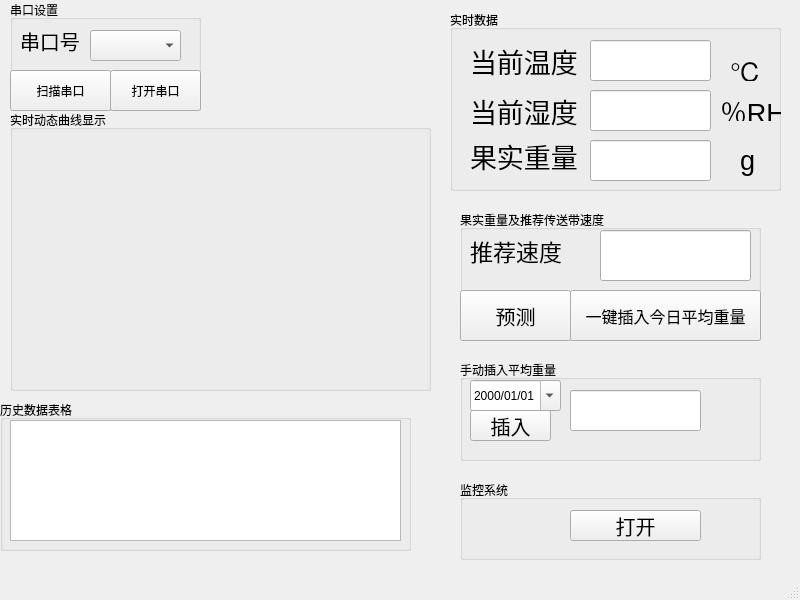
<?xml version="1.0" encoding="UTF-8"?>
<ui version="4.0">
 <class>MainWindow</class>
 <widget class="QMainWindow" name="MainWindow">
  <property name="geometry">
   <rect>
    <x>0</x>
    <y>0</y>
    <width>800</width>
    <height>600</height>
   </rect>
  </property>
  <property name="windowTitle">
   <string>MainWindow</string>
  </property>
  <widget class="QWidget" name="centralwidget">
   <widget class="QGroupBox" name="groupBox">
    <property name="geometry">
     <rect>
      <x>10</x>
      <y>0</y>
      <width>191</width>
      <height>111</height>
     </rect>
    </property>
    <property name="title">
     <string>串口设置</string>
    </property>
    <widget class="QPushButton" name="scanSerialBtn">
     <property name="geometry">
      <rect>
       <x>0</x>
       <y>70</y>
       <width>101</width>
       <height>41</height>
      </rect>
     </property>
     <property name="text">
      <string>扫描串口</string>
     </property>
    </widget>
    <widget class="QPushButton" name="openSerialBtn">
     <property name="geometry">
      <rect>
       <x>100</x>
       <y>70</y>
       <width>91</width>
       <height>41</height>
      </rect>
     </property>
     <property name="text">
      <string>打开串口</string>
     </property>
    </widget>
    <widget class="QComboBox" name="serialPortBox">
     <property name="geometry">
      <rect>
       <x>80</x>
       <y>30</y>
       <width>91</width>
       <height>31</height>
      </rect>
     </property>
    </widget>
    <widget class="QLabel" name="label">
     <property name="geometry">
      <rect>
       <x>10</x>
       <y>20</y>
       <width>61</width>
       <height>41</height>
      </rect>
     </property>
     <property name="font">
      <font>
       <pointsize>15</pointsize>
      </font>
     </property>
     <property name="text">
      <string>串口号：</string>
     </property>
    </widget>
   </widget>
   <widget class="QGroupBox" name="groupBox_2">
    <property name="geometry">
     <rect>
      <x>450</x>
      <y>10</y>
      <width>331</width>
      <height>181</height>
     </rect>
    </property>
    <property name="title">
     <string>实时数据</string>
    </property>
    <widget class="QLabel" name="label_Temp">
     <property name="geometry">
      <rect>
       <x>20</x>
       <y>30</y>
       <width>111</width>
       <height>41</height>
      </rect>
     </property>
     <property name="font">
      <font>
       <family>STZhongsong</family>
       <pointsize>20</pointsize>
      </font>
     </property>
     <property name="text">
      <string>当前温度</string>
     </property>
    </widget>
    <widget class="QLabel" name="label_Humi">
     <property name="geometry">
      <rect>
       <x>20</x>
       <y>80</y>
       <width>121</width>
       <height>41</height>
      </rect>
     </property>
     <property name="font">
      <font>
       <family>STZhongsong</family>
       <pointsize>20</pointsize>
      </font>
     </property>
     <property name="text">
      <string>当前湿度</string>
     </property>
    </widget>
    <widget class="QLineEdit" name="line_Temp">
     <property name="geometry">
      <rect>
       <x>140</x>
       <y>30</y>
       <width>121</width>
       <height>41</height>
      </rect>
     </property>
     <property name="font">
      <font>
       <pointsize>20</pointsize>
      </font>
     </property>
    </widget>
    <widget class="QLineEdit" name="line_Humi">
     <property name="geometry">
      <rect>
       <x>140</x>
       <y>80</y>
       <width>121</width>
       <height>41</height>
      </rect>
     </property>
     <property name="font">
      <font>
       <pointsize>20</pointsize>
      </font>
     </property>
    </widget>
    <widget class="QLineEdit" name="line_Weight">
     <property name="geometry">
      <rect>
       <x>140</x>
       <y>130</y>
       <width>121</width>
       <height>41</height>
      </rect>
     </property>
     <property name="font">
      <font>
       <pointsize>20</pointsize>
      </font>
     </property>
    </widget>
    <widget class="QLabel" name="label_2">
     <property name="geometry">
      <rect>
       <x>20</x>
       <y>130</y>
       <width>121</width>
       <height>31</height>
      </rect>
     </property>
     <property name="font">
      <font>
       <family>STZhongsong</family>
       <pointsize>20</pointsize>
      </font>
     </property>
     <property name="text">
      <string>果实重量</string>
     </property>
    </widget>
    <widget class="QLabel" name="label_3">
     <property name="geometry">
      <rect>
       <x>280</x>
       <y>50</y>
       <width>40</width>
       <height>21</height>
      </rect>
     </property>
     <property name="font">
      <font>
       <pointsize>20</pointsize>
      </font>
     </property>
     <property name="text">
      <string>℃</string>
     </property>
    </widget>
    <widget class="QLabel" name="label_4">
     <property name="geometry">
      <rect>
       <x>270</x>
       <y>90</y>
       <width>71</width>
       <height>21</height>
      </rect>
     </property>
     <property name="font">
      <font>
       <pointsize>20</pointsize>
      </font>
     </property>
     <property name="text">
      <string>％RH</string>
     </property>
    </widget>
    <widget class="QLabel" name="label_5">
     <property name="geometry">
      <rect>
       <x>290</x>
       <y>130</y>
       <width>51</width>
       <height>41</height>
      </rect>
     </property>
     <property name="font">
      <font>
       <pointsize>20</pointsize>
      </font>
     </property>
     <property name="text">
      <string>g</string>
     </property>
    </widget>
   </widget>
   <widget class="QGroupBox" name="groupBox_3">
    <property name="geometry">
     <rect>
      <x>10</x>
      <y>110</y>
      <width>421</width>
      <height>281</height>
     </rect>
    </property>
    <property name="title">
     <string>实时动态曲线显示</string>
    </property>
    <widget class="QCustomPlot" name="widget_plot" native="true">
     <property name="geometry">
      <rect>
       <x>10</x>
       <y>20</y>
       <width>391</width>
       <height>251</height>
      </rect>
     </property>
    </widget>
   </widget>
   <widget class="QGroupBox" name="groupBox_4">
    <property name="geometry">
     <rect>
      <x>0</x>
      <y>400</y>
      <width>411</width>
      <height>151</height>
     </rect>
    </property>
    <property name="title">
     <string>历史数据表格</string>
    </property>
    <widget class="QTableWidget" name="tableWidget">
     <property name="geometry">
      <rect>
       <x>10</x>
       <y>20</y>
       <width>391</width>
       <height>121</height>
      </rect>
     </property>
    </widget>
   </widget>
   <widget class="QGroupBox" name="groupBox_5">
    <property name="geometry">
     <rect>
      <x>460</x>
      <y>210</y>
      <width>301</width>
      <height>131</height>
     </rect>
    </property>
    <property name="title">
     <string>果实重量及推荐传送带速度</string>
    </property>
    <widget class="QPushButton" name="pushButton">
     <property name="geometry">
      <rect>
       <x>0</x>
       <y>80</y>
       <width>111</width>
       <height>51</height>
      </rect>
     </property>
     <property name="font">
      <font>
       <pointsize>15</pointsize>
      </font>
     </property>
     <property name="text">
      <string>预测</string>
     </property>
    </widget>
    <widget class="QLineEdit" name="lineEdit_speed">
     <property name="geometry">
      <rect>
       <x>140</x>
       <y>20</y>
       <width>151</width>
       <height>51</height>
      </rect>
     </property>
     <property name="font">
      <font>
       <pointsize>20</pointsize>
      </font>
     </property>
     <property name="text">
      <string>        </string>
     </property>
    </widget>
    <widget class="QLabel" name="label_6">
     <property name="geometry">
      <rect>
       <x>10</x>
       <y>20</y>
       <width>91</width>
       <height>41</height>
      </rect>
     </property>
     <property name="font">
      <font>
       <pointsize>17</pointsize>
      </font>
     </property>
     <property name="text">
      <string>推荐速度</string>
     </property>
    </widget>
    <widget class="QPushButton" name="addWeight">
     <property name="geometry">
      <rect>
       <x>110</x>
       <y>80</y>
       <width>191</width>
       <height>51</height>
      </rect>
     </property>
     <property name="font">
      <font>
       <pointsize>12</pointsize>
      </font>
     </property>
     <property name="text">
      <string>一键插入今日平均重量</string>
     </property>
    </widget>
   </widget>
   <widget class="QGroupBox" name="groupBox_6">
    <property name="geometry">
     <rect>
      <x>460</x>
      <y>360</y>
      <width>301</width>
      <height>101</height>
     </rect>
    </property>
    <property name="title">
     <string>手动插入平均重量</string>
    </property>
    <widget class="QDateEdit" name="dateEdit">
     <property name="geometry">
      <rect>
       <x>10</x>
       <y>20</y>
       <width>91</width>
       <height>31</height>
      </rect>
     </property>
     <property name="displayFormat">
      <string>yyyy/MM/dd</string>
     </property>
     <property name="calendarPopup">
      <bool>true</bool>
     </property>
    </widget>
    <widget class="QPushButton" name="avgweight">
     <property name="geometry">
      <rect>
       <x>10</x>
       <y>50</y>
       <width>81</width>
       <height>31</height>
      </rect>
     </property>
     <property name="font">
      <font>
       <pointsize>15</pointsize>
      </font>
     </property>
     <property name="text">
      <string>插入</string>
     </property>
    </widget>
    <widget class="QLineEdit" name="avg_editEdit">
     <property name="geometry">
      <rect>
       <x>110</x>
       <y>30</y>
       <width>131</width>
       <height>41</height>
      </rect>
     </property>
     <property name="text">
      <string/>
     </property>
    </widget>
   </widget>
   <widget class="QGroupBox" name="groupBox_7">
    <property name="geometry">
     <rect>
      <x>460</x>
      <y>480</y>
      <width>301</width>
      <height>80</height>
     </rect>
    </property>
    <property name="title">
     <string>监控系统</string>
    </property>
    <widget class="QPushButton" name="pushButton_2">
     <property name="geometry">
      <rect>
       <x>110</x>
       <y>30</y>
       <width>131</width>
       <height>31</height>
      </rect>
     </property>
     <property name="font">
      <font>
       <pointsize>15</pointsize>
      </font>
     </property>
     <property name="text">
      <string>打开</string>
     </property>
    </widget>
   </widget>
  </widget>
  <widget class="QMenuBar" name="menubar">
   <property name="geometry">
    <rect>
     <x>0</x>
     <y>0</y>
     <width>800</width>
     <height>17</height>
    </rect>
   </property>
  </widget>
  <widget class="QStatusBar" name="statusbar"/>
 </widget>
 <customwidgets>
  <customwidget>
   <class>QCustomPlot</class>
   <extends>QWidget</extends>
   <header>qcustomplot.h</header>
   <container>1</container>
  </customwidget>
 </customwidgets>
 <resources/>
 <connections/>
</ui>
